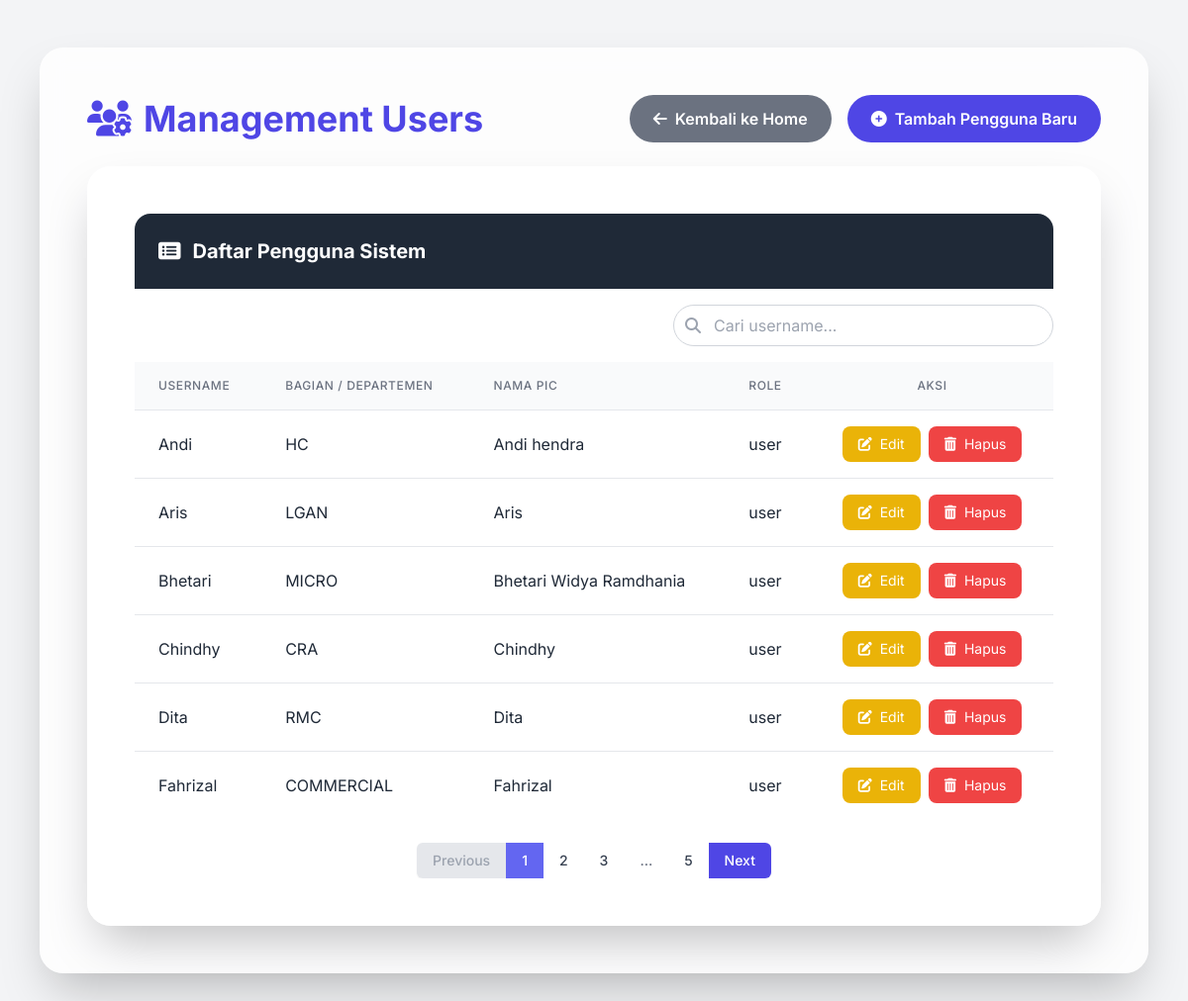
The app's page /admin/users (signed in) with its own data.
### app.py (models this page shows, shortened)
class User(db.Model):
    id = db.Column(db.Integer, primary_key=True)
    username = db.Column(db.String(64), unique=True, nullable=False)
    password = db.Column(db.String(200), nullable=False)
    department = db.Column(db.String(100))
    pic_name = db.Column(db.String(100))
    role = db.Column(db.String(20))

### app.py (the view)
@app.route('/admin/users')
def manage_users():
    if 'role' not in session or session['role'] == 'user':
        flash("Anda tidak punya akses!", "danger")
        return redirect(url_for('home'))
    page = request.args.get('page', 1, type=int)
    per_page = 6
    search_query = request.args.get('query', '').strip()
    users_query = User.query.order_by(User.username)
    if search_query:
        users_query = users_query.filter(User.username.ilike(f'%{search_query}%'))
    users_pagination = users_query.paginate(page=page, per_page=per_page, error_out=False)
    return render_template(
        "manage_users.html",
        users=users_pagination.items,
        pagination=users_pagination,
        request=request,
        max=max,
        min=min
    )

### templates/manage_users.html (shortened to what this page needs)
<!DOCTYPE html>
<html lang="id">
<head>
    <script src="https://cdn.tailwindcss.com"></script>
    <link href="https://cdnjs.cloudflare.com/ajax/libs/font-awesome/6.5.0/css/all.min.css" rel="stylesheet">
</head>
<body class="bg-gray-100 text-gray-800">
<div class="container mx-auto px-4 py-8 md:py-12 max-w-6xl">
    <div class="bg-white/80 backdrop-blur-md rounded-3xl shadow-2xl p-6 md:p-10 lg:p-12 mb-8">
        <div class="flex items-center justify-between mb-6 gap-4 flex-wrap">
            <h2 class="text-indigo-600 font-bold text-3xl md:text-4xl">
                <i class="fas fa-users-cog mr-3"></i>Management Users
            </h2>
            <div class="flex flex-col sm:flex-row gap-4 w-full sm:w-auto">
                <a href="{{ url_for('home') }}" class="w-full sm:w-auto bg-gray-500 hover:bg-gray-600 text-white px-6 py-3 rounded-full font-semibold transition duration-300 ease-in-out transform hover:-translate-y-1 hover:shadow-lg flex items-center justify-center">
                    <i class="fas fa-arrow-left mr-2"></i> Kembali ke Home
                </a>
                <button id="openModalBtn" class="w-full sm:w-auto bg-indigo-600 hover:bg-indigo-700 text-white px-6 py-3 rounded-full font-semibold transition duration-300 ease-in-out transform hover:-translate-y-1 hover:shadow-lg flex items-center justify-center">
                    <i class="fas fa-plus-circle mr-2"></i> Tambah Pengguna Baru
                </button>
            </div>
        </div>
        <div class="bg-white/80 backdrop-blur-md rounded-3xl shadow-2xl p-6 md:p-10 lg:p-12">
            <div class="bg-gray-800 text-white p-4 md:p-6 rounded-t-2xl font-bold text-xl flex items-center gap-3">
                <i class="fas fa-list-alt"></i> Daftar Pengguna Sistem
            </div>
            <form action="{{ url_for('manage_users') }}" method="GET" class="mt-4 mb-4 flex justify-end">
                <div class="relative w-full max-w-sm">
                    <input type="text" id="searchInput" name="query" placeholder="Cari username..." value="{{ request.args.get('query', '') }}" class="w-full pl-10 pr-4 py-2 border border-gray-300 rounded-full focus:outline-none focus:ring-2 focus:ring-indigo-500 focus:border-indigo-500 transition-colors">
                    <button type="submit" class="absolute inset-y-0 left-0 flex items-center pl-3 text-gray-400 hover:text-indigo-500 transition-colors duration-200">
                        <i class="fas fa-search"></i>
                    </button>
                </div>
            </form>
            <div class="overflow-x-auto rounded-b-2xl">
                <table class="table-mobile-card min-w-full divide-y divide-gray-200 bg-white">
                    <thead class="bg-gray-50">
            <div class="overflow-x-auto rounded-b-2xl">
                <table class="table-mobile-card min-w-full divide-y divide-gray-200 bg-white">
                    <thead class="bg-gray-50">
                        <tr>
                            <th scope="col" class="px-6 py-4 text-left text-xs font-medium text-gray-500 uppercase tracking-wider">Username</th>
                            <th scope="col" class="px-6 py-4 text-left text-xs font-medium text-gray-500 uppercase tracking-wider">Bagian / Departemen</th>
                            <th scope="col" class="px-6 py-4 text-left text-xs font-medium text-gray-500 uppercase tracking-wider">Nama PIC</th>
                            <th scope="col" class="px-6 py-4 text-left text-xs font-medium text-gray-500 uppercase tracking-wider">Role</th>
                            <th scope="col" class="px-6 py-4 text-center text-xs font-medium text-gray-500 uppercase tracking-wider">Aksi</th>
                        </tr>
                    </thead>
                    <tbody class="divide-y divide-gray-200">
                        {% for u in users %}
                        <tr class="hover:bg-gray-50 transition duration-150 ease-in-out">
                            <td class="px-6 py-4 font-semibold text-gray-900 md:font-normal md:text-gray-800" data-label="Username:">{{ u.username }}</td>
                            <td class="px-6 py-4" data-label="Departemen:">{{ u.department }}</td>
                            <td class="px-6 py-4" data-label="Nama PIC:">{{ u.pic_name }}</td>
                            <td class="px-6 py-4" data-label="Role:">{{ u.role }}</td>
                            <td class="px-6 py-4 whitespace-nowrap text-center actions-cell" data-label="Aksi:">
                                <div class="flex flex-col md:flex-row justify-center items-center gap-2">
                                    <button
                                        type="button"
                                        class="open-edit-modal-btn inline-flex items-center px-4 py-2 bg-yellow-500 text-white rounded-lg hover:bg-yellow-600 transition-colors duration-200 text-sm"
                                        data-user-id="{{ u.id }}"
                                        data-user-username="{{ u.username }}"
                                        data-user-department="{{ u.department }}"
                                        data-user-picname="{{ u.pic_name }}"
                                        data-user-role="{{ u.role }}"
                                    >
                                        <i class="fas fa-edit mr-2"></i> Edit
                                    </button>
                                    <button type="button" class="open-delete-modal-btn inline-flex items-center px-4 py-2 bg-red-500 text-white rounded-lg hover:bg-red-600 transition-colors duration-200 text-sm" data-user-id="{{ u.id }}" data-user-name="{{ u.username }}">
                                        <i class="fas fa-trash-alt mr-2"></i> Hapus
                                    </button>
                                </div>
                            </td>
                        </tr>
                        {% endfor %}
                    </tbody>
                </table>
    <div class="flex justify-center mt-6">
        <nav class="inline-flex rounded-md shadow-sm" aria-label="Pagination">
            {% if pagination.has_prev %}
                <a href="{{ url_for('manage_users', page=pagination.prev_num, query=request.args.get('query', '')) }}" class="px-4 py-2 text-sm font-medium text-white bg-indigo-600 hover:bg-indigo-700 rounded-l-md">Previous</a>
            {% else %}
                <span class="px-4 py-2 text-sm font-medium text-gray-400 bg-gray-200 rounded-l-md cursor-not-allowed">Previous</span>
            {% endif %}
            {% for p in pagination.iter_pages(left_edge=1, right_edge=1, left_current=1, right_current=2) %}
                {% if p %}
                    {% if p == pagination.page %}
                    <a href="{{ url_for('manage_users', page=p, query=request.args.get('query', '')) }}" class="px-4 py-2 text-sm font-medium bg-indigo-500 text-white">{{ p }}</a>
                    {% else %}
                    <a href="{{ url_for('manage_users', page=p, query=request.args.get('query', '')) }}" class="px-4 py-2 text-sm font-medium text-gray-700 bg-white hover:bg-gray-100">{{ p }}</a>
                    {% endif %}
                {% else %}
                    <span class="px-4 py-2 text-sm font-medium text-gray-500 bg-white cursor-default">...</span>
                {% endif %}
            {% endfor %}
            {% if pagination.has_next %}
                <a href="{{ url_for('manage_users', page=pagination.next_num, query=request.args.get('query', '')) }}" class="px-4 py-2 text-sm font-medium text-white bg-indigo-600 hover:bg-indigo-700 rounded-r-md">Next</a>
            {% else %}
                <span class="px-4 py-2 text-sm font-medium text-gray-400 bg-gray-200 rounded-r-md cursor-not-allowed">Next</span>
            {% endif %}
        </nav>
    </div>
            </div>
        </div>
    </div>
</div>
</body>
</html>

### templates/manage_users.html (style rules this page uses)
body { font-family: 'Inter', sans-serif; }

### records on screen
User: username "Andi", department "HC", pic_name "Andi hendra", role "user"
User: username "Aris", department "LGAN", pic_name "Aris", role "user"
User: username "Bhetari", department "MICRO", pic_name "Bhetari Widya Ramdhania", role "user"
User: username "Chindhy", department "CRA", pic_name "Chindhy", role "user"
User: username "Dita", department "RMC", pic_name "Dita", role "user"
User: username "Fahrizal", department "COMMERCIAL", pic_name "Fahrizal", role "user"

### other values on screen
{{ p }} "1"
{{ p }} "2" "3" "5"
